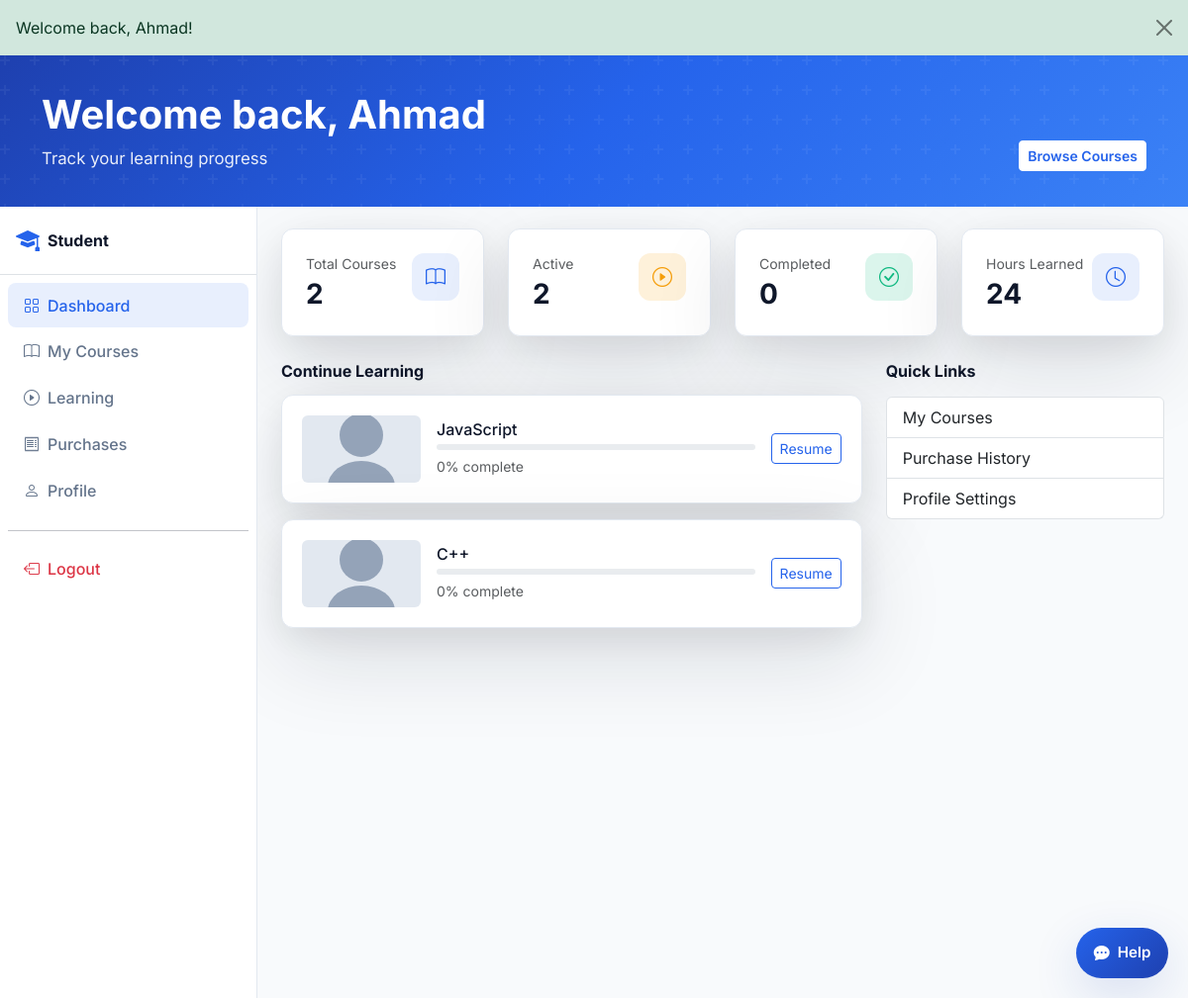
Page /student/dashboard.php (signed in) on the committed database.
### tables this page shows
CREATE TABLE enrollments (
  id INT UNSIGNED AUTO_INCREMENT PRIMARY KEY,
  student_id INT UNSIGNED NOT NULL,
  course_id INT UNSIGNED NOT NULL,
  progress TINYINT UNSIGNED NOT NULL DEFAULT 0,
  status ENUM('active','completed') NOT NULL DEFAULT 'active',
  last_access DATE DEFAULT NULL,
  enrolled_at TIMESTAMP DEFAULT CURRENT_TIMESTAMP,
  UNIQUE KEY uniq_enrollment (student_id, course_id),
  FOREIGN KEY (student_id) REFERENCES users(id) ON DELETE CASCADE,
  FOREIGN KEY (course_id) REFERENCES courses(id) ON DELETE CASCADE
);

CREATE TABLE courses (
  id INT UNSIGNED AUTO_INCREMENT PRIMARY KEY,
  teacher_id INT UNSIGNED NOT NULL,
  category_id INT UNSIGNED NOT NULL,
  title VARCHAR(200) NOT NULL,
  slug VARCHAR(220) NOT NULL,
  description TEXT NOT NULL,
  price DECIMAL(10,2) NOT NULL DEFAULT 0,
  thumb VARCHAR(255) DEFAULT 'assets/images/avatars/placeholder.svg',
  status ENUM('draft','pending','published','rejected') NOT NULL DEFAULT 'pending',
  rating DECIMAL(3,2) NOT NULL DEFAULT 0,
  created_at TIMESTAMP DEFAULT CURRENT_TIMESTAMP,
  updated_at TIMESTAMP DEFAULT CURRENT_TIMESTAMP ON UPDATE CURRENT_TIMESTAMP,
  FOREIGN KEY (teacher_id) REFERENCES users(id) ON DELETE CASCADE,
  FOREIGN KEY (category_id) REFERENCES categories(id),
  INDEX idx_courses_status (status),
  INDEX idx_courses_teacher (teacher_id)
);

### components/config.php (called while the page is built, shortened)
<?php
require_once __DIR__ . '/database.php';
require_once __DIR__ . '/auth.php';
require_once __DIR__ . '/../includes/data.php';
function url(string $path = ''): string
{
    return rtrim(BASE_URL, '/') . '/' . ltrim($path, '/');
}
function media_url(?string $path, string $fallback = 'assets/images/avatars/placeholder.svg'): string
{
    $path = trim((string) $path);
    $fallback = trim($fallback);
    $projectRoot = dirname(__DIR__) . DIRECTORY_SEPARATOR;
    $resolveExistingPath = function (string $candidate) use ($projectRoot): ?string {
        if ($candidate === '') {
            return null;
        }
        if (preg_match('#^https?://#i', $candidate)) {
            return $candidate;
        }
        if (str_starts_with($candidate, BASE_URL . '/')) {
            return $candidate;
        }
        if (str_starts_with($candidate, '/')) {
            $candidate = ltrim($candidate, '/');
        }
        $relativePath = ltrim($candidate, '/');
        $fullPath = $projectRoot . str_replace('/', DIRECTORY_SEPARATOR, $relativePath);
        if ($relativePath !== '' && file_exists($fullPath)) {
            return url($relativePath);
        }
        return null;
    };
    if ($path !== '') {
        $resolvedPath = $resolveExistingPath($path);
        if ($resolvedPath !== null) {
            return $resolvedPath;
        }
    }
    if ($fallback !== '') {
        $resolvedFallback = $resolveExistingPath($fallback);
        if ($resolvedFallback !== null) {
            return $resolvedFallback;
        }
    }
    return url($fallback !== '' ? $fallback : 'assets/images/avatars/placeholder.svg');
}

### components/auth.php (called while the page is built, shortened)
<?php
require_once __DIR__ . '/database.php';
function auth_id(): ?int
{
    return isset($_SESSION['user']['id']) ? (int) $_SESSION['user']['id'] : null;
}

### components/database.php (called while the page is built, shortened)
<?php
function db_config(): array
{
    static $config;
    if ($config === null) {
        $config = require __DIR__ . '/db-config.php';
    }
    return $config;
}
function db(): PDO
{
    static $pdo;
    if ($pdo instanceof PDO) {
        return $pdo;
    }
    $c = db_config();
    $dsn = sprintf('mysql:host=%s;port=%s;dbname=%s;charset=%s', $c['host'], $c['port'], $c['name'], $c['charset']);
    $pdo = new PDO($dsn, $c['user'], $c['pass'], [
        PDO::ATTR_ERRMODE => PDO::ERRMODE_EXCEPTION,
        PDO::ATTR_DEFAULT_FETCH_MODE => PDO::FETCH_ASSOC,
        PDO::ATTR_EMULATE_PREPARES => false,
    ]);
    return $pdo;
}
function db_available(): bool
{
    static $available;
    if ($available !== null) {
        return $available;
    }
    try {
        db()->query('SELECT 1 FROM users LIMIT 1');
        $available = true;
    } catch (Throwable) {
        $available = false;
    }
    return $available;
}

### includes/data.php (called while the page is built, shortened)
<?php
require_once __DIR__ . '/../components/database.php';
function getStudentEnrollments(?int $studentId = null): array
{
    $studentId = $studentId ?? auth_id();
    if (!$studentId || !db_available()) {
        return fallbackStudentEnrollments();
    }
    $sql = "SELECT e.*, c.id AS course_id, c.title, c.price, c.rating, c.thumb, c.description,
            u.name AS teacher_name, cat.name AS category_name
            FROM enrollments e
            JOIN courses c ON c.id = e.course_id
            JOIN users u ON u.id = c.teacher_id
            JOIN categories cat ON cat.id = c.category_id
            WHERE e.student_id = ?
            ORDER BY e.last_access DESC";
    $stmt = db()->prepare($sql);
    $stmt->execute([$studentId]);
    return array_map(static function ($row) {
        return [
            'id' => (int) $row['course_id'],
            'course_id' => (int) $row['course_id'],
            'title' => $row['title'],
            'teacher' => $row['teacher_name'],
            'price' => (float) $row['price'],
            'rating' => (float) $row['rating'],
            'category' => $row['category_name'],
            'thumb' => $row['thumb'] ?: 'assets/images/avatars/placeholder.svg',
            'desc' => $row['description'],
            'progress' => (int) $row['progress'],
            'status' => $row['status'],
            'last_access' => $row['last_access'] ? date('Y-m-d', strtotime($row['last_access'])) : '',
        ];
    }, $stmt->fetchAll());
}
function getStudentStats(?int $studentId = null): array
{
    $enrollments = getStudentEnrollments($studentId);
    $active = count(array_filter($enrollments, fn($e) => $e['status'] === 'active'));
    $completed = count(array_filter($enrollments, fn($e) => $e['status'] === 'completed'));
    return [
        'total' => count($enrollments),
        'active' => $active,
        'completed' => $completed,
        'hours' => min(99, count($enrollments) * 12),
    ];
}

### student/dashboard.php (the view, shortened to what this page needs)
<?php
$stats = getStudentStats((int) auth_id());
$activeCourses = array_filter(getStudentEnrollments((int) auth_id()), fn($e) => $e['status'] === 'active');
$pageActions = '<a href="' . url('pages/courses.php') . '" class="btn btn-primary btn-sm">Browse Courses</a>';
require_once __DIR__ . '/../components/head.php';
require __DIR__ . '/../components/page-hero.php';
?>
<div class="dashboard-layout">
<div class="dashboard-wrapper d-flex">
  <?php require __DIR__ . '/../components/sidebar-student.php'; ?>
  <main class="dashboard-main flex-grow-1 p-4">
    <div class="row g-4 mb-4">
      <div class="col-sm-6 col-xl-3">
        <div class="kpi-card">
          <div class="d-flex justify-content-between">
            <div>
              <p class="text-muted small mb-1">Total Courses</p>
              <h3 class="mb-0 fw-bold"><?= $stats['total'] ?></h3>
            </div>
            <div class="kpi-card__icon kpi-card__icon--primary"><i class="bi bi-book"></i></div>
          </div>
        </div>
      </div>
      <div class="col-sm-6 col-xl-3">
        <div class="kpi-card">
          <div class="d-flex justify-content-between">
            <div>
              <p class="text-muted small mb-1">Active</p>
              <h3 class="mb-0 fw-bold"><?= $stats['active'] ?></h3>
            </div>
            <div class="kpi-card__icon kpi-card__icon--accent"><i class="bi bi-play-circle"></i></div>
          </div>
        </div>
      </div>
      <div class="col-sm-6 col-xl-3">
        <div class="kpi-card">
          <div class="d-flex justify-content-between">
            <div>
              <p class="text-muted small mb-1">Completed</p>
              <h3 class="mb-0 fw-bold"><?= $stats['completed'] ?></h3>
            </div>
            <div class="kpi-card__icon kpi-card__icon--success"><i class="bi bi-check-circle"></i></div>
          </div>
        </div>
      </div>
      <div class="col-sm-6 col-xl-3">
        <div class="kpi-card">
          <div class="d-flex justify-content-between">
            <div>
              <p class="text-muted small mb-1">Hours Learned</p>
              <h3 class="mb-0 fw-bold"><?= $stats['hours'] ?></h3>
            </div>
            <div class="kpi-card__icon kpi-card__icon--primary"><i class="bi bi-clock"></i></div>
          </div>
        </div>
      </div>
    </div>
    <div class="row g-4">
      <div class="col-lg-8">
        <h2 class="h6 fw-bold mb-3">Continue Learning</h2>
        <?php foreach (array_slice($activeCourses, 0, 3) as $course): ?>
        <div class="progress-card mb-3 d-flex flex-column flex-md-row gap-3 align-items-md-center">
          <img src="<?= media_url($course['thumb'], 'assets/images/avatars/placeholder.svg') ?>" width="120" height="68" class="rounded object-fit-cover" alt="" onerror="this.onerror=null;this.src='<?= media_url('assets/images/avatars/placeholder.svg') ?>'">
          <div class="flex-grow-1">
            <h3 class="h6 mb-1"><?= htmlspecialchars($course['title']) ?></h3>
            <div class="progress mb-1" style="height:6px">
            </div>
            <small class="text-muted"><?= (int) $course['progress'] ?>% complete</small>
          </div>
          <a href="<?= url('student/course-learn.php?id=' . (int) $course['id']) ?>" class="btn btn-sm btn-outline-primary">Resume</a>
        </div>
        <?php endforeach; ?>
      </div>
      <div class="col-lg-4">
        <h2 class="h6 fw-bold mb-3">Quick Links</h2>
        <div class="list-group">
          <a href="<?= url('student/my-courses.php') ?>" class="list-group-item list-group-item-action">My Courses</a>
          <a href="<?= url('student/purchases.php') ?>" class="list-group-item list-group-item-action">Purchase History</a>
          <a href="<?= url('student/profile.php') ?>" class="list-group-item list-group-item-action">Profile Settings</a>
        </div>
      </div>
    </div>
  </main>
</div>
</div>
<?php
require_once __DIR__ . '/../components/modals.php';
require_once __DIR__ . '/../components/dashboard-footer-scripts.php';

### rows in the picture
enrollments: course.title "JavaScript", progress "0"
enrollments: course.title "C++", progress "0"

### other values in the picture
$flash['message'] "Welcome back, Ahmad!"
$pageHeading "Welcome back, Ahmad"
$pageSubheading "Track your learning progress"
$stats['total'] "2"
$stats['active'] "2"
$stats['completed'] "0"
$stats['hours'] "24"
